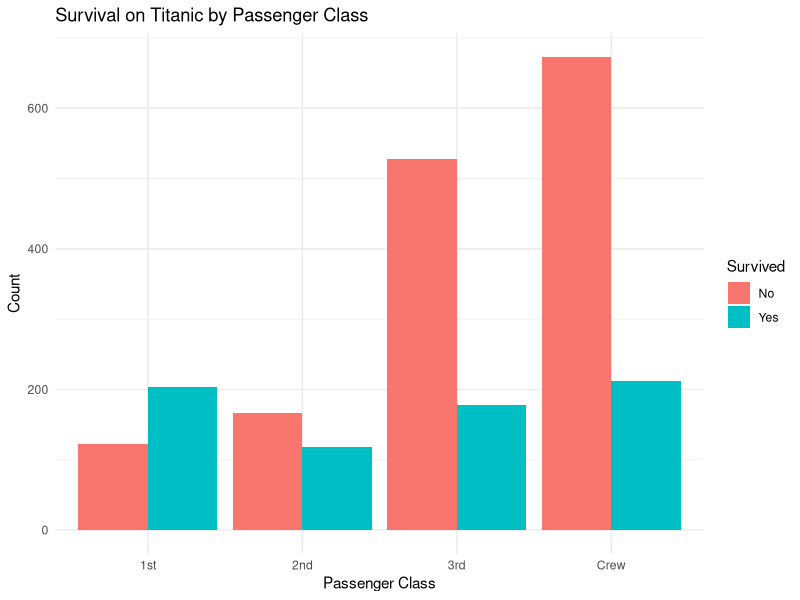
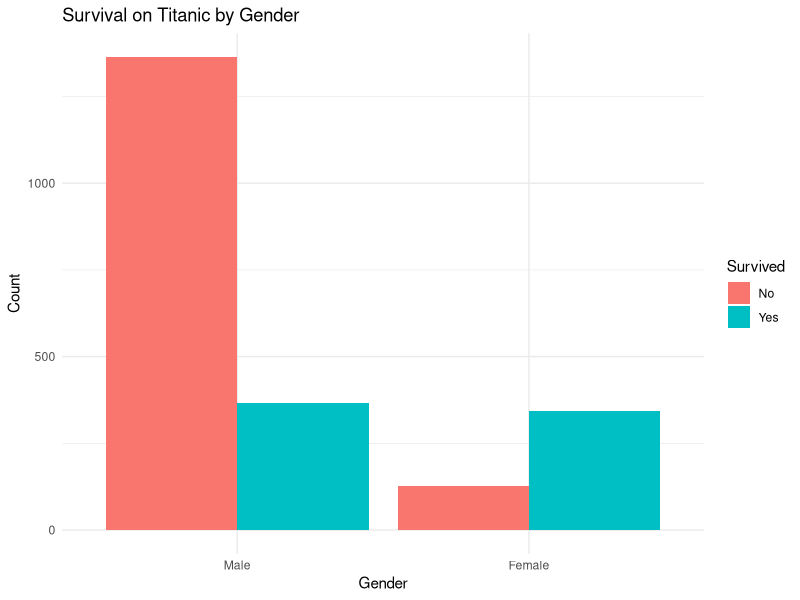

Reproduce these figures in R, in order. (Note: this script raises an error after producing the figures.)
library(ggplot2)
library(dplyr)
library(datasets)
data("Titanic")
titanic_df <- as.data.frame(Titanic)
bar_plot_class <- titanic_df %>%
  group_by(Class, Survived) %>%
  summarise(Count = sum(Freq)) %>%
  ggplot(aes(x = Class, y = Count, fill = factor(Survived))) +
  geom_bar(stat = "identity", position = "dodge") +
  labs(title = "Survival on Titanic by Passenger Class",
       x = "Passenger Class",
       y = "Count",
       fill = "Survived") +
  theme_minimal()
bar_plot_gender <- titanic_df %>%
  group_by(Sex, Survived) %>%
  summarise(Count = sum(Freq)) %>%
  ggplot(aes(x = Sex, y = Count, fill = factor(Survived))) +
  geom_bar(stat = "identity", position = "dodge") +
  labs(title = "Survival on Titanic by Gender",
       x = "Gender",
       y = "Count",
       fill = "Survived") +
  theme_minimal()
histogram_age <- ggplot(titanic_df, aes(x = Age)) +
  geom_histogram(binwidth = 5, position = "identity", alpha = 0.7, fill = "dodgerblue", color = "black") +
  labs(title = "Distribution of Age on Titanic",
       x = "Age",
       y = "Count",
       fill = "Survived") +
  scale_fill_discrete(labels = c("Not Survived", "Survived")) +
  theme_minimal()
print(bar_plot_class)
print(bar_plot_gender)
print(histogram_age)